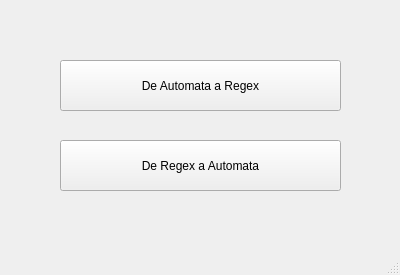
<?xml version="1.0" encoding="UTF-8"?>
<ui version="4.0">
 <class>MainMenu</class>
 <widget class="QMainWindow" name="MainMenu">
  <property name="enabled">
   <bool>true</bool>
  </property>
  <property name="geometry">
   <rect>
    <x>0</x>
    <y>0</y>
    <width>400</width>
    <height>275</height>
   </rect>
  </property>
  <property name="sizePolicy">
   <sizepolicy hsizetype="Preferred" vsizetype="Preferred">
    <horstretch>0</horstretch>
    <verstretch>0</verstretch>
   </sizepolicy>
  </property>
  <property name="windowTitle">
   <string>MainMenu</string>
  </property>
  <widget class="QWidget" name="centralwidget">
   <widget class="QPushButton" name="pushStateTable">
    <property name="geometry">
     <rect>
      <x>60</x>
      <y>60</y>
      <width>281</width>
      <height>51</height>
     </rect>
    </property>
    <property name="text">
     <string>De Automata a Regex</string>
    </property>
   </widget>
   <widget class="QPushButton" name="pushRegExpresion">
    <property name="geometry">
     <rect>
      <x>60</x>
      <y>140</y>
      <width>281</width>
      <height>51</height>
     </rect>
    </property>
    <property name="text">
     <string>De Regex a Automata</string>
    </property>
   </widget>
  </widget>
  <widget class="QMenuBar" name="menubar">
   <property name="geometry">
    <rect>
     <x>0</x>
     <y>0</y>
     <width>400</width>
     <height>23</height>
    </rect>
   </property>
  </widget>
  <widget class="QStatusBar" name="statusbar"/>
 </widget>
 <resources/>
 <connections/>
</ui>
